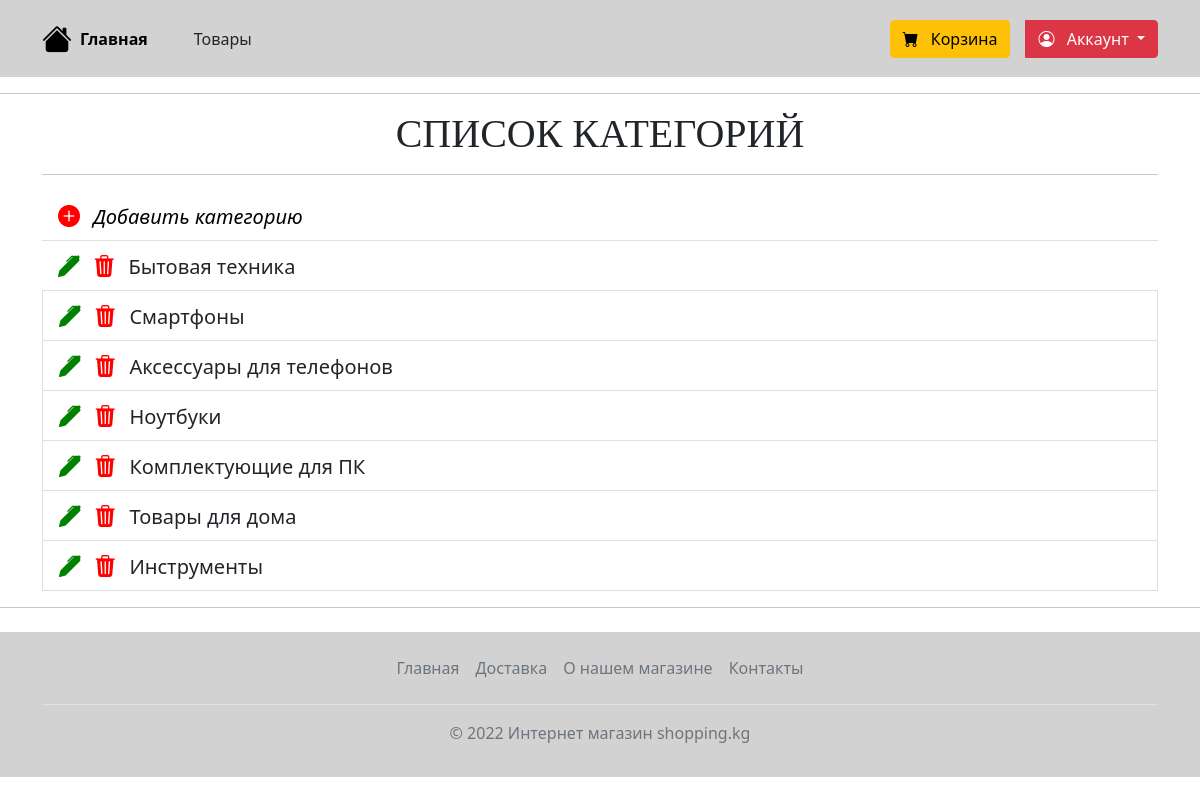
Page /categories/ on the committed database.
### shop/models.py (models this page shows, shortened)
class Category(models.Model):
    category = models.CharField(max_length=50, verbose_name='Категория')
    class Meta:
        db_table = 'categories'
        verbose_name = 'Категорию'
        verbose_name_plural = 'Категории'

### shop/views/category_views.py (the view)
# urls.py: path('categories/', Categories.as_view(), name='categories'),
class Categories(ListView):
    model = Category
    template_name = 'categories/categories.html'
    context_object_name = 'items'

### shop/templates/categories/categories.html (shortened to what this page needs)
{% extends 'base.html' %}
{% block content %}
    <h1 style="text-align: center; text-transform: uppercase; font-family: Constantia;">Список категорий
    </h1>
    <hr>
    <ul class="list-group list-group-flush">
        <li class="list-group-item" style="font-size: 20px">
            <a href="{% url 'add_category' %}" type="button" style="text-decoration: none; color: black; font-style: italic;">
                <i class="bi bi-plus-circle-fill me-2" style="color: red; font-size: 22px" title="Добавить категорию"></i>
            Добавить категорию
            </a>
        </li>
        {% for i in items %}
            <li class="list-group-item" style="font-size: 20px">
                <a href="{% url 'edit_category' i.pk %}" type="button"><i class="bi bi-pen-fill me-2"
                                                                          style="color: green; font-size: 22px"
                                                                          title="Изменить"></i></a>
                <a href="{% url 'delete_category' i.pk %}" type="button"><i class="bi bi-trash3-fill me-2"
                                                                            style="color: red; font-size: 22px"
                                                                            title="Удалить"></i></a>
                {{ i.category }}</li>
            </ul>
        {% endfor %}
{% endblock %}

### rows in the picture
Category: category "Бытовая техника"
Category: category "Смартфоны"
Category: category "Аксессуары для телефонов"
Category: category "Ноутбуки"
Category: category "Комплектующие для ПК"
Category: category "Товары для дома"
Category: category "Инструменты"
